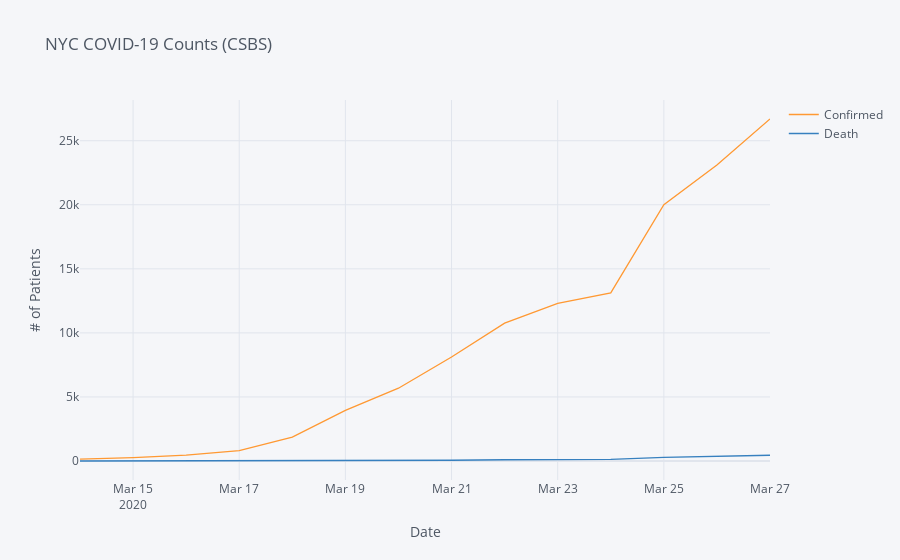

This figure's notebook cell:
### Code cell
csbs_data = pd.read_csv("output/daily_csbs_report_data.csv")
nyc_csbs_data = csbs_data[csbs_data["County_Name"] == "New York"]
nyc_csbs_data["Date"] = pd.to_datetime(nyc_csbs_data["Date"])
nyc_csbs_data.set_index("Date", inplace=True)
nyc_csbs_data[["Confirmed", "Death"]].iplot(xTitle="Date", yTitle="# of Patients", title="NYC COVID-19 Counts (CSBS)")

### Figure 1 — Plotly figure (JSON) as saved in the notebook; plotly's stock layout.template omitted (floating-point values rounded to 4 significant figures)
{"data": [{"line": {"color": "rgba(255, 153, 51, 1.0)", "dash": "solid", "shape": "linear", "width": 1.3}, "mode": "lines", "name": "Confirmed", "text": "", "type": "scatter", "x": ["2020-03-14", "2020-03-15", "2020-03-16", "2020-03-17", "2020-03-18", "2020-03-19", "2020-03-20", "2020-03-21", "2020-03-22", "2020-03-23", "2020-03-24", "2020-03-25", "2020-03-26", "2020-03-27"], "y": [154, 269, 463, 814, 1871, 3954, 5683, 8115, 10764, 12305, 13119, 20011, 23112, 26697]}, {"line": {"color": "rgba(55, 128, 191, 1.0)", "dash": "solid", "shape": "linear", "width": 1.3}, "mode": "lines", "name": "Death", "text": "", "type": "scatter", "x": ["2020-03-14", "2020-03-15", "2020-03-16", "2020-03-17", "2020-03-18", "2020-03-19", "2020-03-20", "2020-03-21", "2020-03-22", "2020-03-23", "2020-03-24", "2020-03-25", "2020-03-26", "2020-03-27"], "y": [1, 3, 9, 7, 11, 26, 43, 60, 99, 99, 125, 280, 365, 450]}], "layout": {"legend": {"bgcolor": "#F5F6F9", "font": {"color": "#4D5663"}}, "paper_bgcolor": "#F5F6F9", "plot_bgcolor": "#F5F6F9", "title": {"font": {"color": "#4D5663"}, "text": "NYC COVID-19 Counts (CSBS)"}, "xaxis": {"gridcolor": "#E1E5ED", "showgrid": true, "tickfont": {"color": "#4D5663"}, "title": {"font": {"color": "#4D5663"}, "text": "Date"}, "zerolinecolor": "#E1E5ED"}, "yaxis": {"gridcolor": "#E1E5ED", "showgrid": true, "tickfont": {"color": "#4D5663"}, "title": {"font": {"color": "#4D5663"}, "text": "# of Patients"}, "zerolinecolor": "#E1E5ED"}}}
